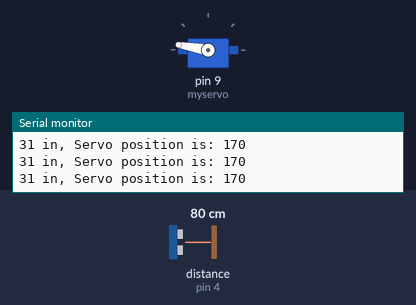
Recording of a sketch running on a simulated Arduino Uno, built with avr-gcc and run on an emulated ATmega328P. Shown: servo, the last lines printed to the serial monitor. Wiring (inferred from the names in the program): ultrasonic range finder: trigger pin 2; echo pin 4. Inputs (shaded band) come from the test bench; at power-on: distance to the obstacle (sensor on pin 4) 80 cm. The echo pulse lasts 58.3 µs per cm.

Above: at 1.2 s.
1.3 s: distance to the obstacle (sensor on pin 4) set to 2 cm
At 1.8 s:
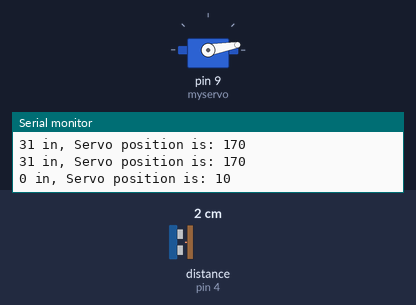
3.0 s: distance to the obstacle (sensor on pin 4) set to 9 cm
At 4.2 s:
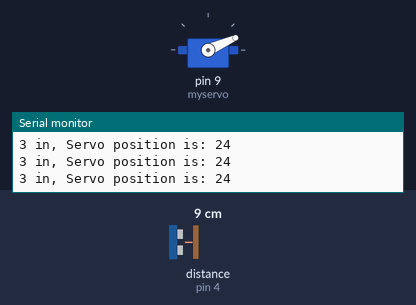
4.5 s: distance to the obstacle (sensor on pin 4) set to 18 cm
At 5.7 s:
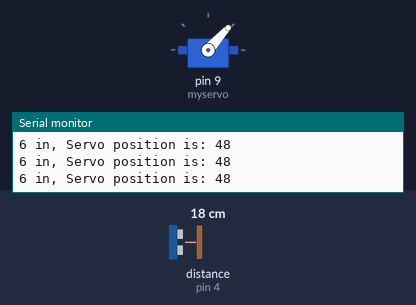
6.0 s: distance to the obstacle (sensor on pin 4) set to 35 cm
At 7.2 s:
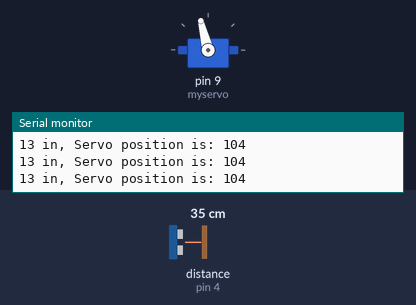
7.5 s: distance to the obstacle (sensor on pin 4) set to 4 cm
At 8.7 s:
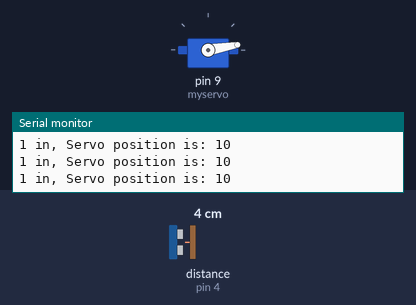
9.0 s: distance to the obstacle (sensor on pin 4) set to 60 cm
At 10.4 s:
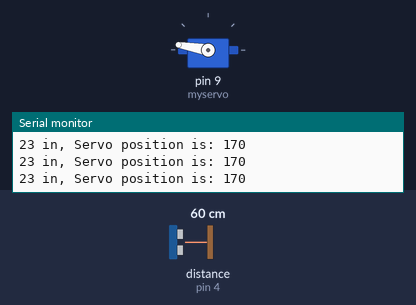
Timing chart, 0 to 11.5 s (numbered marks = the images above; inputs shaded):
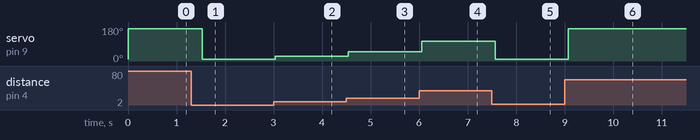

Measured:
- after the input at 1.3 s, servo on pin 9 (myservo): 170° → 10° after 0.23 s
- after the input at 3.0 s, servo on pin 9 (myservo): 10° → 24° at once
- after the input at 4.5 s, servo on pin 9 (myservo): 24° → 48° at once
- after the input at 6.0 s, servo on pin 9 (myservo): 48° → 104° after 0.06 s
- after the input at 7.5 s, servo on pin 9 (myservo): 104° → 10° after 0.07 s
- after the input at 9.0 s, servo on pin 9 (myservo): 10° → 170° after 0.08 s

The sketch:

sketch_nov18a.ino
```cpp
// AE: 11/17 - fusion of servo and ultrasonic sensor applications
// from Arduino and Instructables sources.
// This sketch reads an ultrasonic sensor distance and sets a servo position
// between 0 and 180 proportionally

#include <Servo.h>

Servo myservo;  // create servo object to control a servo
// twelve servo objects can be created on most boards

int pos = 0;    // variable to store the servo position

const int trigPin = 2;
const int echoPin = 4;

void setup() {
  // initialize serial communication:
  Serial.begin(9600);
  myservo.attach(9);  // attaches the servo on pin 9 to the servo object}
  myservo.write(10);
}

void loop()
{
  // establish variables for duration of the ping,
  // and the distance result in inches and centimeters:
  long duration, inches, cm;

  // The sensor is triggered by a HIGH pulse of 10 or more microseconds.
  // Give a short LOW pulse beforehand to ensure a clean HIGH pulse:
  pinMode(trigPin, OUTPUT);
  digitalWrite(trigPin, LOW);
  delayMicroseconds(2);
  digitalWrite(trigPin, HIGH);
  delayMicroseconds(10);
  digitalWrite(trigPin, LOW);

  // Read the signal from the sensor: a HIGH pulse whose
  // duration is the time (in microseconds) from the sending
  // of the ping to the reception of its echo off of an object.
  pinMode(echoPin, INPUT);
  duration = pulseIn(echoPin, HIGH);

  // convert the time into a distance
  inches = microsecondsToInches(duration);
  cm = microsecondsToCentimeters(duration);
  pos = (inches * 8);
  if(pos < 10) pos = 10;
  if(pos > 170) pos = 170;

  Serial.print(inches);
  Serial.print(" in, Servo position is: ");
  Serial.print(pos);
  Serial.println();

  myservo.write(pos);

  delay(300);
}

// AE: Example from: http://www.instructables.com/id/Easy-ultrasonic-4-pin-sensor-monitoring-hc-sr04/

long microsecondsToInches(long microseconds)
{
  // According to Parallax's datasheet for the PING))), there are
  // 73.746 microseconds per inch (i.e. sound travels at 1130 feet per
  // second).  This gives the distance travelled by the ping, outbound
  // and return, so we divide by 2 to get the distance of the obstacle.
  // See: http://www.parallax.com/dl/docs/prod/acc/28015-PING-v1.3.pdf
  return microseconds / 74 / 2;
}

long microsecondsToCentimeters(long microseconds)
{
  // The speed of sound is 340 m/s or 29 microseconds per centimeter.
  // The ping travels out and back, so to find the distance of the
  // object we take half of the distance travelled.
  return microseconds / 29 / 2;
}
```
